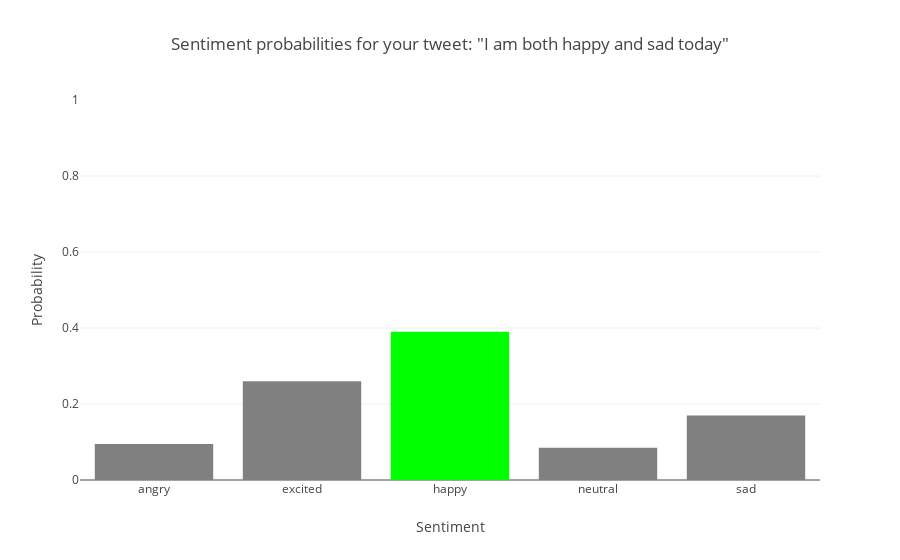
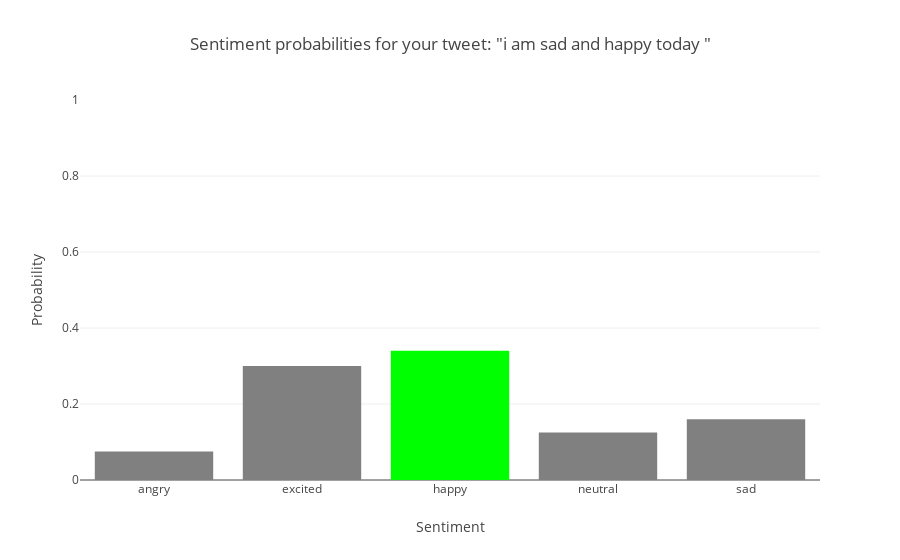

The notebook cell saved with these charts, in order:
### Code cell
# Dynamic user input for sentiment prediction
while True:
    tweet_input = input("Enter a tweet (or type 'exit' to quit): ")
    if tweet_input.lower() == 'exit':
        print("Exiting...")
        break
    
    # Predict
    pred, prob = predict_tweet(tweet_input)
    
    # Display results
    print(f"\nPredicted Sentiment: {pred}")
    print("Probabilities:")
    for cls, p in zip(le.classes_, prob):
        print(f"{cls}: {p:.2f}")
    
    # Plot probability bar chart
    labels = le.classes_
    colors = ['#00FF00' if p == max(prob) else '#808080' for p in prob]  # Highlight predicted sentiment
    
    fig = go.Figure([go.Bar(
        x=labels,
        y=prob,
        marker_color=colors
    )])
    
    fig.update_layout(
        title=f"Sentiment probabilities for your tweet:\n\"{tweet_input}\"",
        yaxis=dict(range=[0,1]),
        xaxis_title="Sentiment",
        yaxis_title="Probability"
    )
    
    fig.show()

### Figure 1 — Plotly figure (JSON) as saved in the notebook; plotly's stock layout.template omitted (floating-point values rounded to 4 significant figures)
{"data": [{"marker": {"color": ["#808080", "#808080", "#00FF00", "#808080", "#808080"]}, "type": "bar", "x": ["angry", "excited", "happy", "neutral", "sad"], "y": [0.095, 0.26, 0.39, 0.085, 0.17]}], "layout": {"autosize": true, "title": {"text": "Sentiment probabilities for your tweet:\n\"I am both happy and sad today\""}, "xaxis": {"autorange": true, "range": [-0.5, 4.5], "title": {"text": "Sentiment"}, "type": "category"}, "yaxis": {"range": [0, 1], "title": {"text": "Probability"}, "type": "linear"}}}

### Figure 2 — Plotly figure (JSON) as saved in the notebook; plotly's stock layout.template omitted (floating-point values rounded to 4 significant figures)
{"data": [{"marker": {"color": ["#808080", "#808080", "#00FF00", "#808080", "#808080"]}, "type": "bar", "x": ["angry", "excited", "happy", "neutral", "sad"], "y": [0.075, 0.3, 0.34, 0.125, 0.16]}], "layout": {"autosize": true, "title": {"text": "Sentiment probabilities for your tweet:\n\"i am sad and happy today \""}, "xaxis": {"autorange": true, "range": [-0.5, 4.5], "title": {"text": "Sentiment"}, "type": "category"}, "yaxis": {"range": [0, 1], "title": {"text": "Probability"}, "type": "linear"}}}
